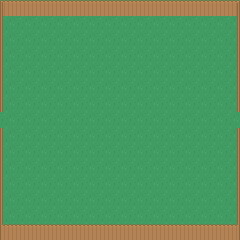

A level layout from a 2D game, rendered from its tile map. Below: a short description, then the map file with its tile-grid data intact:
An orthogonal 15x15 tile map with 16x16 px tiles, 2 tile layers (Background, Foreground) and 2 objects (2x exit).

<map version="1.0" tiledversion="1.0.2" orientation="orthogonal" renderorder="right-down" width="15" height="15" tilewidth="16" tileheight="16" nextobjectid="2">
 <tileset firstgid="1" source="tileset.tsx" />
 <layer name="Background" width="15" height="15">
  <properties>
   <property name="layer" value="background" />
   <property name="nocollide" value="true" />
   <property name="tileset" value="tileset" />
  </properties>
  <data encoding="csv">
964,964,964,964,964,964,964,964,964,964,964,964,964,964,964,
964,964,964,964,964,964,964,964,964,964,964,964,964,964,964,
964,964,964,964,964,964,964,964,964,964,964,964,964,964,964,
964,964,964,964,964,964,964,964,964,964,964,964,964,964,964,
964,964,964,964,964,964,964,964,964,964,964,964,964,964,964,
964,964,964,964,964,964,964,964,964,964,964,964,964,964,964,
964,964,964,964,964,964,964,964,964,964,964,964,964,964,964,
964,964,964,964,964,964,964,964,964,964,964,964,964,964,964,
964,964,964,964,964,964,964,964,964,964,964,964,964,964,964,
964,964,964,964,964,964,964,964,964,964,964,964,964,964,964,
964,964,964,964,964,964,964,964,964,964,964,964,964,964,964,
964,964,964,964,964,964,964,964,964,964,964,964,964,964,964,
964,964,964,964,964,964,964,964,964,964,964,964,964,964,964,
964,964,964,964,964,964,964,964,964,964,964,964,964,964,964,
964,964,964,964,964,964,964,964,964,964,964,964,964,964,964
</data>
 </layer>
 <layer name="Foreground" width="15" height="15">
  <properties>
   <property name="layer" value="foreground" />
   <property name="tileset" value="tileset" />
  </properties>
  <data encoding="csv">
540,541,541,541,541,541,541,541,541,541,541,541,541,541,542,
577,0,0,0,0,0,0,0,0,0,0,0,0,0,579,
577,0,0,0,0,0,0,0,0,0,0,0,0,0,579,
577,0,0,0,0,0,0,0,0,0,0,0,0,0,579,
577,0,0,0,0,0,0,0,0,0,0,0,0,0,579,
577,0,0,0,0,0,0,0,0,0,0,0,0,0,579,
577,0,0,0,0,0,0,0,0,0,0,0,0,0,579,
0,0,0,0,0,0,0,0,0,0,0,0,0,0,0,
577,0,0,0,0,0,0,0,0,0,0,0,0,0,579,
577,0,0,0,0,0,0,0,0,0,0,0,0,0,579,
577,0,0,0,0,0,0,0,0,0,0,0,0,0,579,
577,0,0,0,0,0,0,0,0,0,0,0,0,0,579,
577,0,0,0,0,0,0,0,0,0,0,0,0,0,579,
577,0,0,0,0,0,0,0,0,0,0,0,0,0,579,
614,615,615,615,615,615,615,615,615,615,615,615,615,615,616
</data>
 </layer>
 <objectgroup name="Objects">
  <properties>
   <property name="tileset" value="tileset" />
  </properties>
  <object id="14" name="Exit_Left" type="exit" x="-8" y="112" width="3" height="16">
   <properties>
    <property name="direction" value="left" />
   </properties>
  </object>
    <object id="13" name="Exit_Right" type="exit" x="245" y="112" width="3" height="16">
   <properties>
    <property name="direction" value="right" />
   </properties>
  </object>
 </objectgroup>
</map>
